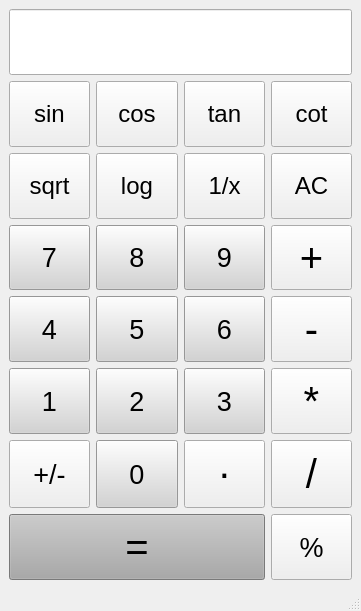
<?xml version="1.0" encoding="UTF-8"?>
<ui version="4.0">
 <class>Calculator</class>
 <widget class="QMainWindow" name="Calculator">
  <property name="geometry">
   <rect>
    <x>0</x>
    <y>0</y>
    <width>361</width>
    <height>611</height>
   </rect>
  </property>
  <property name="windowTitle">
   <string>Calculator</string>
  </property>
  <widget class="QWidget" name="centralwidget">
   <layout class="QGridLayout" name="gridLayout">
    <item row="0" column="0" colspan="4">
     <widget class="QLineEdit" name="txt_box">
      <property name="sizePolicy">
       <sizepolicy hsizetype="Expanding" vsizetype="Expanding">
        <horstretch>0</horstretch>
        <verstretch>0</verstretch>
       </sizepolicy>
      </property>
     </widget>
    </item>
    <item row="1" column="0">
     <widget class="QPushButton" name="btn_sin">
      <property name="sizePolicy">
       <sizepolicy hsizetype="Minimum" vsizetype="Expanding">
        <horstretch>0</horstretch>
        <verstretch>0</verstretch>
       </sizepolicy>
      </property>
      <property name="font">
       <font>
        <pointsize>18</pointsize>
       </font>
      </property>
      <property name="text">
       <string>sin</string>
      </property>
     </widget>
    </item>
    <item row="1" column="1">
     <widget class="QPushButton" name="btn_cos">
      <property name="sizePolicy">
       <sizepolicy hsizetype="Minimum" vsizetype="Expanding">
        <horstretch>0</horstretch>
        <verstretch>0</verstretch>
       </sizepolicy>
      </property>
      <property name="font">
       <font>
        <pointsize>18</pointsize>
       </font>
      </property>
      <property name="text">
       <string>cos</string>
      </property>
     </widget>
    </item>
    <item row="1" column="2">
     <widget class="QPushButton" name="btn_tan">
      <property name="enabled">
       <bool>true</bool>
      </property>
      <property name="sizePolicy">
       <sizepolicy hsizetype="Minimum" vsizetype="Expanding">
        <horstretch>0</horstretch>
        <verstretch>0</verstretch>
       </sizepolicy>
      </property>
      <property name="font">
       <font>
        <pointsize>18</pointsize>
       </font>
      </property>
      <property name="text">
       <string>tan</string>
      </property>
     </widget>
    </item>
    <item row="1" column="3">
     <widget class="QPushButton" name="btn_cot">
      <property name="enabled">
       <bool>true</bool>
      </property>
      <property name="sizePolicy">
       <sizepolicy hsizetype="Minimum" vsizetype="Expanding">
        <horstretch>0</horstretch>
        <verstretch>0</verstretch>
       </sizepolicy>
      </property>
      <property name="font">
       <font>
        <pointsize>18</pointsize>
       </font>
      </property>
      <property name="text">
       <string>cot</string>
      </property>
     </widget>
    </item>
    <item row="2" column="0">
     <widget class="QPushButton" name="btn_sqrt">
      <property name="sizePolicy">
       <sizepolicy hsizetype="Minimum" vsizetype="Expanding">
        <horstretch>0</horstretch>
        <verstretch>0</verstretch>
       </sizepolicy>
      </property>
      <property name="font">
       <font>
        <pointsize>18</pointsize>
       </font>
      </property>
      <property name="text">
       <string>sqrt</string>
      </property>
     </widget>
    </item>
    <item row="2" column="1">
     <widget class="QPushButton" name="btn_log">
      <property name="sizePolicy">
       <sizepolicy hsizetype="Minimum" vsizetype="Expanding">
        <horstretch>0</horstretch>
        <verstretch>0</verstretch>
       </sizepolicy>
      </property>
      <property name="font">
       <font>
        <pointsize>18</pointsize>
       </font>
      </property>
      <property name="text">
       <string>log</string>
      </property>
     </widget>
    </item>
    <item row="2" column="2">
     <widget class="QPushButton" name="btn_reverse">
      <property name="sizePolicy">
       <sizepolicy hsizetype="Minimum" vsizetype="Expanding">
        <horstretch>0</horstretch>
        <verstretch>0</verstretch>
       </sizepolicy>
      </property>
      <property name="font">
       <font>
        <pointsize>18</pointsize>
       </font>
      </property>
      <property name="text">
       <string>1/x</string>
      </property>
     </widget>
    </item>
    <item row="2" column="3">
     <widget class="QPushButton" name="btn_AC">
      <property name="enabled">
       <bool>true</bool>
      </property>
      <property name="sizePolicy">
       <sizepolicy hsizetype="Minimum" vsizetype="Expanding">
        <horstretch>0</horstretch>
        <verstretch>0</verstretch>
       </sizepolicy>
      </property>
      <property name="font">
       <font>
        <pointsize>18</pointsize>
       </font>
      </property>
      <property name="text">
       <string>AC</string>
      </property>
     </widget>
    </item>
    <item row="3" column="0">
     <widget class="QPushButton" name="btn_seven">
      <property name="enabled">
       <bool>true</bool>
      </property>
      <property name="sizePolicy">
       <sizepolicy hsizetype="Minimum" vsizetype="Expanding">
        <horstretch>0</horstretch>
        <verstretch>0</verstretch>
       </sizepolicy>
      </property>
      <property name="font">
       <font>
        <pointsize>20</pointsize>
       </font>
      </property>
      <property name="styleSheet">
       <string notr="true">background-color:lightgray</string>
      </property>
      <property name="text">
       <string>7</string>
      </property>
     </widget>
    </item>
    <item row="3" column="1">
     <widget class="QPushButton" name="btn_eight">
      <property name="enabled">
       <bool>true</bool>
      </property>
      <property name="sizePolicy">
       <sizepolicy hsizetype="Minimum" vsizetype="Expanding">
        <horstretch>0</horstretch>
        <verstretch>0</verstretch>
       </sizepolicy>
      </property>
      <property name="font">
       <font>
        <pointsize>20</pointsize>
       </font>
      </property>
      <property name="styleSheet">
       <string notr="true">background-color:lightgray</string>
      </property>
      <property name="text">
       <string>8</string>
      </property>
     </widget>
    </item>
    <item row="3" column="2">
     <widget class="QPushButton" name="btn_nine">
      <property name="enabled">
       <bool>true</bool>
      </property>
      <property name="sizePolicy">
       <sizepolicy hsizetype="Minimum" vsizetype="Expanding">
        <horstretch>0</horstretch>
        <verstretch>0</verstretch>
       </sizepolicy>
      </property>
      <property name="font">
       <font>
        <pointsize>20</pointsize>
       </font>
      </property>
      <property name="styleSheet">
       <string notr="true">background-color:lightgray</string>
      </property>
      <property name="text">
       <string>9</string>
      </property>
     </widget>
    </item>
    <item row="3" column="3">
     <widget class="QPushButton" name="btn_sum">
      <property name="sizePolicy">
       <sizepolicy hsizetype="Minimum" vsizetype="Expanding">
        <horstretch>0</horstretch>
        <verstretch>0</verstretch>
       </sizepolicy>
      </property>
      <property name="font">
       <font>
        <pointsize>30</pointsize>
       </font>
      </property>
      <property name="text">
       <string>+</string>
      </property>
     </widget>
    </item>
    <item row="4" column="0">
     <widget class="QPushButton" name="btn_four">
      <property name="enabled">
       <bool>true</bool>
      </property>
      <property name="sizePolicy">
       <sizepolicy hsizetype="Minimum" vsizetype="Expanding">
        <horstretch>0</horstretch>
        <verstretch>0</verstretch>
       </sizepolicy>
      </property>
      <property name="font">
       <font>
        <pointsize>20</pointsize>
       </font>
      </property>
      <property name="styleSheet">
       <string notr="true">background-color:lightgray</string>
      </property>
      <property name="text">
       <string>4</string>
      </property>
     </widget>
    </item>
    <item row="4" column="1">
     <widget class="QPushButton" name="btn_five">
      <property name="enabled">
       <bool>true</bool>
      </property>
      <property name="sizePolicy">
       <sizepolicy hsizetype="Minimum" vsizetype="Expanding">
        <horstretch>0</horstretch>
        <verstretch>0</verstretch>
       </sizepolicy>
      </property>
      <property name="font">
       <font>
        <pointsize>20</pointsize>
       </font>
      </property>
      <property name="styleSheet">
       <string notr="true">background-color:lightgray</string>
      </property>
      <property name="text">
       <string>5</string>
      </property>
     </widget>
    </item>
    <item row="4" column="2">
     <widget class="QPushButton" name="btn_six">
      <property name="enabled">
       <bool>true</bool>
      </property>
      <property name="sizePolicy">
       <sizepolicy hsizetype="Minimum" vsizetype="Expanding">
        <horstretch>0</horstretch>
        <verstretch>0</verstretch>
       </sizepolicy>
      </property>
      <property name="font">
       <font>
        <pointsize>20</pointsize>
       </font>
      </property>
      <property name="styleSheet">
       <string notr="true">background-color:lightgray</string>
      </property>
      <property name="text">
       <string>6</string>
      </property>
     </widget>
    </item>
    <item row="4" column="3">
     <widget class="QPushButton" name="btn_sub">
      <property name="sizePolicy">
       <sizepolicy hsizetype="Minimum" vsizetype="Expanding">
        <horstretch>0</horstretch>
        <verstretch>0</verstretch>
       </sizepolicy>
      </property>
      <property name="font">
       <font>
        <pointsize>30</pointsize>
       </font>
      </property>
      <property name="text">
       <string>-</string>
      </property>
     </widget>
    </item>
    <item row="5" column="0">
     <widget class="QPushButton" name="btn_one">
      <property name="enabled">
       <bool>true</bool>
      </property>
      <property name="sizePolicy">
       <sizepolicy hsizetype="Minimum" vsizetype="Expanding">
        <horstretch>0</horstretch>
        <verstretch>0</verstretch>
       </sizepolicy>
      </property>
      <property name="font">
       <font>
        <pointsize>20</pointsize>
       </font>
      </property>
      <property name="styleSheet">
       <string notr="true">background-color:lightgray</string>
      </property>
      <property name="text">
       <string>1</string>
      </property>
     </widget>
    </item>
    <item row="5" column="1">
     <widget class="QPushButton" name="btn_two">
      <property name="enabled">
       <bool>true</bool>
      </property>
      <property name="sizePolicy">
       <sizepolicy hsizetype="Minimum" vsizetype="Expanding">
        <horstretch>0</horstretch>
        <verstretch>0</verstretch>
       </sizepolicy>
      </property>
      <property name="font">
       <font>
        <pointsize>20</pointsize>
       </font>
      </property>
      <property name="styleSheet">
       <string notr="true">background-color:lightgray</string>
      </property>
      <property name="text">
       <string>2</string>
      </property>
     </widget>
    </item>
    <item row="5" column="2">
     <widget class="QPushButton" name="btn_three">
      <property name="enabled">
       <bool>true</bool>
      </property>
      <property name="sizePolicy">
       <sizepolicy hsizetype="Minimum" vsizetype="Expanding">
        <horstretch>0</horstretch>
        <verstretch>0</verstretch>
       </sizepolicy>
      </property>
      <property name="font">
       <font>
        <pointsize>20</pointsize>
       </font>
      </property>
      <property name="styleSheet">
       <string notr="true">background-color:lightgray</string>
      </property>
      <property name="text">
       <string>3</string>
      </property>
     </widget>
    </item>
    <item row="5" column="3">
     <widget class="QPushButton" name="btn_mul">
      <property name="enabled">
       <bool>true</bool>
      </property>
      <property name="sizePolicy">
       <sizepolicy hsizetype="Minimum" vsizetype="Expanding">
        <horstretch>0</horstretch>
        <verstretch>0</verstretch>
       </sizepolicy>
      </property>
      <property name="font">
       <font>
        <pointsize>30</pointsize>
       </font>
      </property>
      <property name="text">
       <string>*</string>
      </property>
     </widget>
    </item>
    <item row="6" column="0">
     <widget class="QPushButton" name="btn_change_sign">
      <property name="enabled">
       <bool>true</bool>
      </property>
      <property name="sizePolicy">
       <sizepolicy hsizetype="Minimum" vsizetype="Expanding">
        <horstretch>0</horstretch>
        <verstretch>0</verstretch>
       </sizepolicy>
      </property>
      <property name="font">
       <font>
        <pointsize>20</pointsize>
       </font>
      </property>
      <property name="text">
       <string>+/-</string>
      </property>
     </widget>
    </item>
    <item row="6" column="1">
     <widget class="QPushButton" name="btn_zero">
      <property name="enabled">
       <bool>true</bool>
      </property>
      <property name="sizePolicy">
       <sizepolicy hsizetype="Minimum" vsizetype="Expanding">
        <horstretch>0</horstretch>
        <verstretch>0</verstretch>
       </sizepolicy>
      </property>
      <property name="font">
       <font>
        <pointsize>20</pointsize>
       </font>
      </property>
      <property name="styleSheet">
       <string notr="true">background-color:lightgray</string>
      </property>
      <property name="text">
       <string>0</string>
      </property>
     </widget>
    </item>
    <item row="6" column="2">
     <widget class="QPushButton" name="btn_decimal_point">
      <property name="enabled">
       <bool>true</bool>
      </property>
      <property name="sizePolicy">
       <sizepolicy hsizetype="Minimum" vsizetype="Expanding">
        <horstretch>0</horstretch>
        <verstretch>0</verstretch>
       </sizepolicy>
      </property>
      <property name="font">
       <font>
        <pointsize>30</pointsize>
       </font>
      </property>
      <property name="styleSheet">
       <string notr="true">padding-bottom:20px</string>
      </property>
      <property name="text">
       <string>.</string>
      </property>
     </widget>
    </item>
    <item row="6" column="3">
     <widget class="QPushButton" name="btn_div">
      <property name="enabled">
       <bool>true</bool>
      </property>
      <property name="sizePolicy">
       <sizepolicy hsizetype="Minimum" vsizetype="Expanding">
        <horstretch>0</horstretch>
        <verstretch>0</verstretch>
       </sizepolicy>
      </property>
      <property name="font">
       <font>
        <pointsize>30</pointsize>
       </font>
      </property>
      <property name="text">
       <string>/</string>
      </property>
     </widget>
    </item>
    <item row="7" column="0" colspan="3">
     <widget class="QPushButton" name="btn_equal">
      <property name="sizePolicy">
       <sizepolicy hsizetype="Minimum" vsizetype="Expanding">
        <horstretch>0</horstretch>
        <verstretch>0</verstretch>
       </sizepolicy>
      </property>
      <property name="font">
       <font>
        <pointsize>30</pointsize>
       </font>
      </property>
      <property name="styleSheet">
       <string notr="true">background-color:darkgray</string>
      </property>
      <property name="text">
       <string>=</string>
      </property>
     </widget>
    </item>
    <item row="7" column="3">
     <widget class="QPushButton" name="btn_percent">
      <property name="enabled">
       <bool>true</bool>
      </property>
      <property name="sizePolicy">
       <sizepolicy hsizetype="Minimum" vsizetype="Expanding">
        <horstretch>0</horstretch>
        <verstretch>0</verstretch>
       </sizepolicy>
      </property>
      <property name="font">
       <font>
        <pointsize>20</pointsize>
       </font>
      </property>
      <property name="text">
       <string>%</string>
      </property>
     </widget>
    </item>
   </layout>
  </widget>
  <widget class="QStatusBar" name="statusbar"/>
  <widget class="QMenuBar" name="menubar">
   <property name="geometry">
    <rect>
     <x>0</x>
     <y>0</y>
     <width>361</width>
     <height>22</height>
    </rect>
   </property>
  </widget>
 </widget>
 <resources/>
 <connections/>
</ui>
